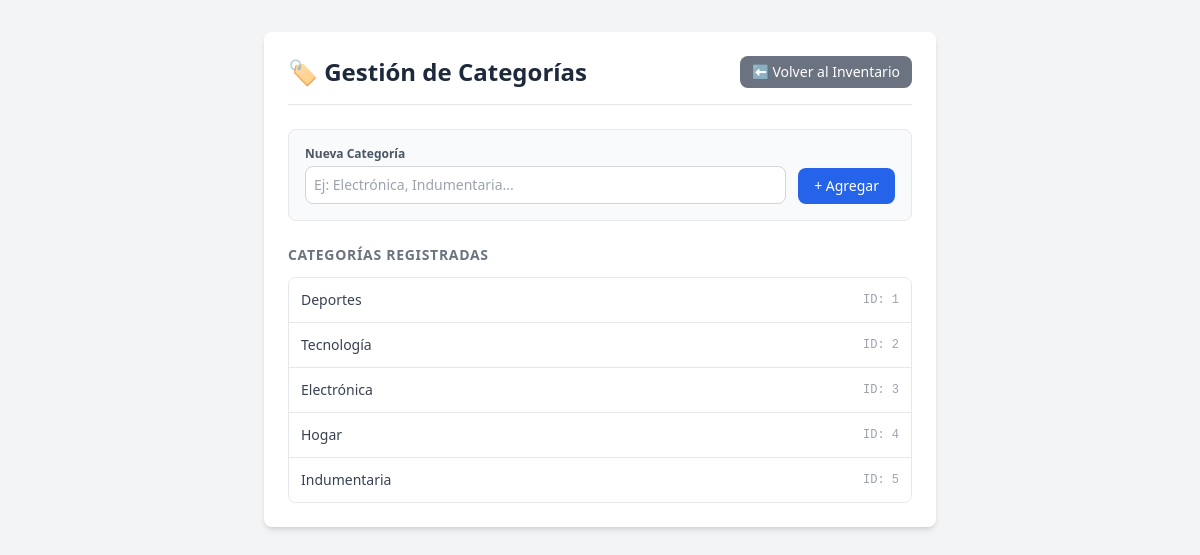
Page /categories/ (signed in) on the committed database.
### inventory/models.py (models this page shows, shortened)
class Category(models.Model):
    name = models.CharField(max_length=100, unique=True)
    description = models.TextField(blank=True, null=True)
    created_at = models.DateTimeField(auto_now_add=True)
    class Meta:
        verbose_name_plural = "Categories"

### inventory/views.py (the view)
# urls.py: path('categories/', views.category_list, name='category_list'),
@login_required
@user_passes_test(es_administrador, login_url='product_list')
def category_list(request):
    if request.method == 'POST':
        form = CategoryForm(request.POST)
        if form.is_valid():
            form.save()
            return redirect('category_list')
    else:
        form = CategoryForm()
    categories = Category.objects.all()  # pylint: disable=no-member
    return render(
        request,
        'inventory/category_list.html',
        {'categories': categories, 'form': form},
    )

### inventory/forms.py
class CategoryForm(forms.ModelForm):
    class Meta:
        model = Category
        fields = ['name']
        widgets = {
            'name': forms.TextInput(
                attrs={
                    'class': (
                        'w-full p-2 border border-gray-300 rounded-lg text-sm'
                        ' focus:ring-2 focus:ring-blue-500 focus:outline-none'
                    ),
                    'placeholder': 'Ej: Electrónica, Indumentaria...',
                }
            ),
        }

### inventory/views.py (called while the page is built)
def es_administrador(user):
    return user.is_authenticated and user.is_staff

### inventory/templates/inventory/category_list.html (shortened to what this page needs)
<!DOCTYPE html>
<html lang="es">
<head>
    <script src="https://cdn.tailwindcss.com"></script>
</head>
<body class="bg-gray-100 text-gray-800 p-4 sm:p-8">
    <div class="max-w-2xl mx-auto bg-white p-6 rounded-lg shadow-md">
        <div class="flex justify-between items-center border-b pb-4 mb-6">
            <h1 class="text-2xl font-bold text-slate-800">🏷️ Gestión de Categorías</h1>
            <a href="{% url 'product_list' %}" class="bg-gray-500 text-white px-3 py-1.5 text-sm rounded-lg hover:bg-gray-600 transition-colors">
                ⬅️ Volver al Inventario
            </a>
        </div>
        <form method="post" class="bg-slate-50 p-4 rounded-lg border mb-6 flex gap-3 items-center">
            <div class="flex-1">
                <label class="block text-xs font-semibold text-gray-600 mb-1">Nueva Categoría</label>
                {{ form.name }}
            </div>
            <button type="submit" class="bg-blue-600 text-white px-4 py-2 rounded-lg text-sm font-medium hover:bg-blue-700 transition-colors self-end">
                + Agregar
            </button>
        </form>
        <h2 class="text-sm font-semibold text-gray-500 uppercase tracking-wider mb-3">Categorías Registradas</h2>
        <div class="border rounded-lg overflow-hidden">
            <ul class="divide-y divide-gray-200">
                {% for category in categories %}
                    <li class="p-3 bg-white flex justify-between items-center hover:bg-gray-50 text-sm">
                        <span class="font-medium text-gray-700">{{ category.name }}</span>
                        <span class="text-xs text-gray-400 font-mono">ID: {{ category.id }}</span>
                    </li>
                {% empty %}
                    <li class="p-4 text-center text-gray-500 text-sm">No hay categorías registradas.</li>
                {% endfor %}
            </ul>
        </div>
    </div>
</body>
</html>

### rows in the picture
Category: name "Deportes", id "1"
Category: name "Tecnología", id "2"
Category: name "Electrónica", id "3"
Category: name "Hogar", id "4"
Category: name "Indumentaria", id "5"
